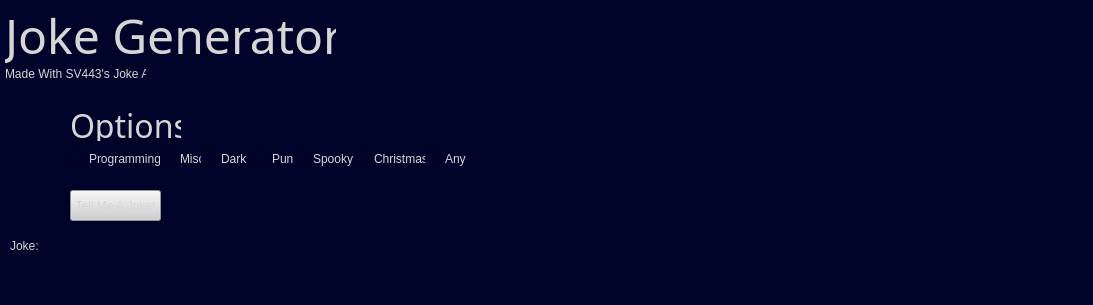
<?xml version="1.0" encoding="UTF-8"?>
<ui version="4.0">
 <class>MainWindow</class>
 <widget class="QMainWindow" name="MainWindow">
  <property name="enabled">
   <bool>true</bool>
  </property>
  <property name="geometry">
   <rect>
    <x>0</x>
    <y>0</y>
    <width>1093</width>
    <height>305</height>
   </rect>
  </property>
  <property name="windowTitle">
   <string>Joke Generator</string>
  </property>
  <property name="styleSheet">
   <string notr="true">background-color: #000329;
color: #d6d6d6;</string>
  </property>
  <widget class="QWidget" name="centralwidget">
   <property name="enabled">
    <bool>true</bool>
   </property>
   <widget class="QLabel" name="Title">
    <property name="geometry">
     <rect>
      <x>5</x>
      <y>5</y>
      <width>331</width>
      <height>61</height>
     </rect>
    </property>
    <property name="font">
     <font>
      <family>Eastwood</family>
      <pointsize>36</pointsize>
     </font>
    </property>
    <property name="text">
     <string>Joke Generator</string>
    </property>
   </widget>
   <widget class="QLabel" name="MadeWith">
    <property name="geometry">
     <rect>
      <x>5</x>
      <y>66</y>
      <width>141</width>
      <height>16</height>
     </rect>
    </property>
    <property name="text">
     <string>Made With SV443's Joke API</string>
    </property>
   </widget>
   <widget class="QWidget" name="Options" native="true">
    <property name="geometry">
     <rect>
      <x>70</x>
      <y>150</y>
      <width>397</width>
      <height>17</height>
     </rect>
    </property>
    <widget class="QCheckBox" name="Programming">
     <property name="geometry">
      <rect>
       <x>0</x>
       <y>0</y>
       <width>91</width>
       <height>17</height>
      </rect>
     </property>
     <property name="text">
      <string>Programming</string>
     </property>
     <property name="checked">
      <bool>false</bool>
     </property>
     <property name="tristate">
      <bool>false</bool>
     </property>
    </widget>
    <widget class="QCheckBox" name="Misc">
     <property name="geometry">
      <rect>
       <x>91</x>
       <y>0</y>
       <width>41</width>
       <height>17</height>
      </rect>
     </property>
     <property name="text">
      <string>Misc</string>
     </property>
     <property name="checked">
      <bool>false</bool>
     </property>
     <property name="tristate">
      <bool>false</bool>
     </property>
    </widget>
    <widget class="QCheckBox" name="Dark">
     <property name="geometry">
      <rect>
       <x>132</x>
       <y>0</y>
       <width>51</width>
       <height>17</height>
      </rect>
     </property>
     <property name="text">
      <string>Dark</string>
     </property>
     <property name="checked">
      <bool>false</bool>
     </property>
     <property name="tristate">
      <bool>false</bool>
     </property>
    </widget>
    <widget class="QCheckBox" name="Pun">
     <property name="geometry">
      <rect>
       <x>183</x>
       <y>0</y>
       <width>41</width>
       <height>17</height>
      </rect>
     </property>
     <property name="text">
      <string>Pun</string>
     </property>
     <property name="checked">
      <bool>false</bool>
     </property>
     <property name="tristate">
      <bool>false</bool>
     </property>
    </widget>
    <widget class="QCheckBox" name="Spooky">
     <property name="geometry">
      <rect>
       <x>224</x>
       <y>0</y>
       <width>61</width>
       <height>17</height>
      </rect>
     </property>
     <property name="text">
      <string>Spooky</string>
     </property>
     <property name="checked">
      <bool>false</bool>
     </property>
     <property name="tristate">
      <bool>false</bool>
     </property>
    </widget>
    <widget class="QCheckBox" name="Christmas">
     <property name="geometry">
      <rect>
       <x>285</x>
       <y>0</y>
       <width>71</width>
       <height>17</height>
      </rect>
     </property>
     <property name="text">
      <string>Christmas</string>
     </property>
     <property name="checked">
      <bool>false</bool>
     </property>
     <property name="tristate">
      <bool>false</bool>
     </property>
    </widget>
    <widget class="QCheckBox" name="Any">
     <property name="geometry">
      <rect>
       <x>356</x>
       <y>0</y>
       <width>41</width>
       <height>17</height>
      </rect>
     </property>
     <property name="text">
      <string>Any</string>
     </property>
     <property name="checked">
      <bool>false</bool>
     </property>
     <property name="tristate">
      <bool>false</bool>
     </property>
    </widget>
   </widget>
   <widget class="QLabel" name="OptionsLabel">
    <property name="geometry">
     <rect>
      <x>70</x>
      <y>110</y>
      <width>111</width>
      <height>31</height>
     </rect>
    </property>
    <property name="font">
     <font>
      <family>Eastwood</family>
      <pointsize>24</pointsize>
     </font>
    </property>
    <property name="text">
     <string>Options</string>
    </property>
   </widget>
   <widget class="QLabel" name="TheJokeTitle">
    <property name="geometry">
     <rect>
      <x>10</x>
      <y>230</y>
      <width>61</width>
      <height>31</height>
     </rect>
    </property>
    <property name="styleSheet">
     <string notr="true">font: 20pt &quot;Eastwood&quot;;</string>
    </property>
    <property name="text">
     <string>Joke:</string>
    </property>
   </widget>
   <widget class="QLabel" name="TheJoke">
    <property name="geometry">
     <rect>
      <x>80</x>
      <y>230</y>
      <width>861</width>
      <height>31</height>
     </rect>
    </property>
    <property name="font">
     <font>
      <family>Eastwood</family>
      <pointsize>24</pointsize>
      <weight>50</weight>
      <italic>false</italic>
      <bold>false</bold>
     </font>
    </property>
    <property name="styleSheet">
     <string notr="true">font: 24pt &quot;Eastwood&quot;;</string>
    </property>
    <property name="text">
     <string/>
    </property>
   </widget>
   <widget class="QPushButton" name="TellMe">
    <property name="geometry">
     <rect>
      <x>70</x>
      <y>190</y>
      <width>91</width>
      <height>31</height>
     </rect>
    </property>
    <property name="styleSheet">
     <string notr="true">background-color: #cfcfcf;
color: 111111;</string>
    </property>
    <property name="text">
     <string>Tell Me A Joke!</string>
    </property>
   </widget>
  </widget>
  <widget class="QMenuBar" name="menubar">
   <property name="geometry">
    <rect>
     <x>0</x>
     <y>0</y>
     <width>1093</width>
     <height>21</height>
    </rect>
   </property>
  </widget>
  <widget class="QStatusBar" name="statusbar"/>
 </widget>
 <resources/>
 <connections/>
</ui>
